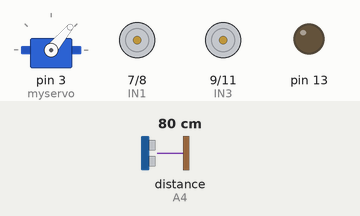
Bench run of a sketch on a simulated Arduino Uno, built with avr-gcc and run on an emulated ATmega328P. Shown: servo, motor-driver pin pairs drawn as motors (green arrow = first pin HIGH = forward, orange = second pin HIGH = backward, longer = more drive, scaled by the enable pin), output pins drawn as LEDs (lit = HIGH). Wiring (inferred from the names in the program): ultrasonic range finder: trigger A5; echo A4. The test bench sets the inputs (shaded band); at power-on: distance to the obstacle (sensor on A4) 80 cm. The echo pulse lasts 58.3 µs per cm; random numbers use the default seed unless the sketch sets one; pins used as bus, display or sensor lines are not drawn; what the sketch prints to the serial monitor is not drawn.

Above: at 0.1 s.
At 8.7 s:
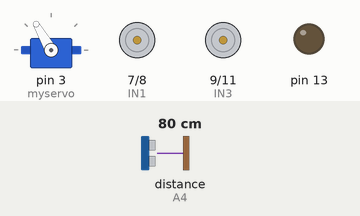
8.8 s: distance to the obstacle (sensor on A4) set to 120 cm
At 12.0 s:
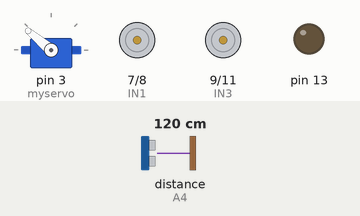
Timing chart, 0 to 51.0 s (numbered marks = the images above; inputs shaded):
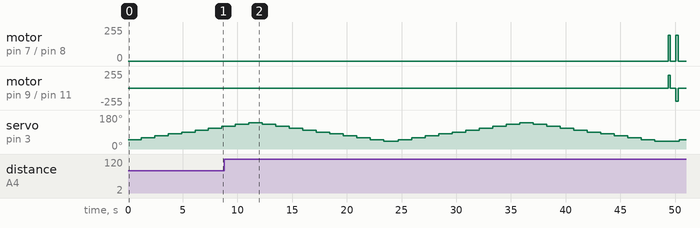

The sketch:

smartcar-RL02IR.ino
```cpp
//www.elegoo.com

//Verbesserungsvorschlag:
// nur leicht rechts und leicht links
// verhindert ausbrechen und lernt schneller

#include <Servo.h>  //servo library
Servo myservo;      // create servo object to control servo

#include <IRremote.h>

////////// IR REMOTE CODES //////////
#define F 16736925  // FORWARD
#define B 16754775  // BACK
#define L 16720605  // LEFT
#define R 16761405  // RIGHT
#define GOSLEEP 16712445  // GOSLEEP
#define UNKNOWN_F 5316027     // FORWARD
#define UNKNOWN_B 2747854299  // BACK
#define UNKNOWN_L 1386468383  // LEFT
#define UNKNOWN_R 553536955   // RIGHT
#define GOSLEEP1 3622325019  // GOSLEEP

#define RECV_PIN  12  //IR-PIN

IRrecv irrecv(RECV_PIN);
decode_results results;
unsigned long val;

int Echo = A4;
int Trig = A5;
double x1, x2, alpha, alpha_opt1, distance1 , alpha_opt2, distance2, alpha_opt, distance;
double pol_mat [5][6]; // 5 Zuataende, 6 Aktionen
double distance_t0;
int epsilon;
int go_sleep=0;

#define ENA 5
#define ENB 6
#define IN1 7
#define IN2 8
#define IN3 9
#define IN4 11
#define carSpeed 150
int rightDistance = 0, leftDistance = 0, middleDistance = 0;

void forward(){
  analogWrite(ENA, carSpeed);
  analogWrite(ENB, carSpeed);
  digitalWrite(IN1, HIGH);
  digitalWrite(IN2, LOW);
  digitalWrite(IN3, LOW);
  digitalWrite(IN4, HIGH);
//  Serial.println("Forward");
}

void back() {
  analogWrite(ENA, carSpeed);
  analogWrite(ENB, carSpeed);
  digitalWrite(IN1, LOW);
  digitalWrite(IN2, HIGH);
  digitalWrite(IN3, HIGH);
  digitalWrite(IN4, LOW);
//  Serial.println("Back");
}

void left() {
  analogWrite(ENA, 200);
  analogWrite(ENB, 200);
  digitalWrite(IN1, LOW);
  digitalWrite(IN2, HIGH);
  digitalWrite(IN3, LOW);
  digitalWrite(IN4, HIGH);
//  Serial.println("Left");
}

void right() {
  analogWrite(ENA, 195);  //Damit links und rechtsdrehung übereinstimmen
  analogWrite(ENB, 195);
  digitalWrite(IN1, HIGH);
  digitalWrite(IN2, LOW);
  digitalWrite(IN3, HIGH);
  digitalWrite(IN4, LOW);
//  Serial.println("Right");
}

void stop_Stop() {
  digitalWrite(ENA, LOW);
  digitalWrite(ENB, LOW);
//  Serial.println("Stop!");
}

//Ultrasonic distance measurement Sub function
int watch() {
  digitalWrite(Trig, LOW);
  delayMicroseconds(2);
  digitalWrite(Trig, HIGH);
  delayMicroseconds(20);
  digitalWrite(Trig, LOW);
  float Fdistance = pulseIn(Echo, HIGH);
  Fdistance= Fdistance / 58;
  return (int)Fdistance;
}


void watchsurrounding(){

  //Searches for shortest distance to wall and respective alpha_opt to wall
  //Two sweeps left-to-right and right-to-left, then average of both
  //Most stable result so far

  distance1=10000;
  for (int i1 = 1;i1<11; i1 ++) {
    alpha=40.0 + i1*10;
    myservo.write(alpha);

    check_IR();

    delay(1000);
    x1 = 0.0;
    for (int i2 = 1;i2<4; i2 ++) {
      x1 += watch();
      delay(70);
    }
    x1 /= 3.0;
    if (x1<distance1) {
      distance1 = x1;
      alpha_opt1=alpha;
     }
  }

  distance2=10000;
  for (int i1 = 1;i1<11; i1 ++) {
    alpha=140.0 - i1*10;
    myservo.write(alpha);

    check_IR();

    delay(1000);
    x1 = 0.0;
    for (int i2 = 1;i2<4; i2 ++) {
      x1 += watch();
      delay(70);
    }
    x1 /= 3.0;
    if (x1<distance2) {
      distance2 = x1;
      alpha_opt2=alpha;
     }
  }
  distance = (distance1 + distance2 )/2.0;
  alpha_opt = (alpha_opt1 + alpha_opt2 )/2.0;

  Serial.println(alpha_opt);
  Serial.println(distance);
}

void actionSpace(int as1) {

// Defines possibel actions of vehicle

    Serial.println(as1);

  switch (as1) {
  case 1:     // stark nach links
    left();
    delay(400);
    break;
  case 2:     // stark nach rechts
    right();
    delay(400);
    break;
  case 3:    // leicht nach links
    left();
    delay(200);
    break;
  case 4:     //leicht nach rechts
    right();
    delay(200);
    break;
  case 5:    // Geradeaus
    break;
  case 6:    // Rückwärts
    back();
    delay(400);
    break;
  }
  stop_Stop();
  delay(500);
  forward();
  delay(200);
  stop_Stop();
}

void policy() {

// Either random action or determistic best action for respecitve state
// State defined as alpha_opt to wall
  int s_t, a_t;
  int random_number = random(0,100);  // Random number between 0 and 100

    if(alpha_opt > 80 && alpha_opt < 100 ) {  // Zustand 1
      s_t = 0;
    }
    else if(alpha_opt >= 100 && alpha_opt <= 120) {  // Zustand 2
       s_t = 1;
    }
    else if(alpha_opt >= 60 && alpha_opt <= 80) {  // Zustand 3
       s_t = 2;
    }
    else if(alpha_opt > 120) {  // Zustand 4
       s_t = 3;
    }
    else if(alpha_opt < 60) {  // Zustand 5
       s_t = 4;
    }

    if (random_number < epsilon) {  // Zufaellige Aktion
      a_t = random(0,5);
    }
    else {  // do best known action
      a_t = search_max(s_t);
    }
     actionSpace(a_t);
     reward(a_t, s_t);
     epsilon--;
}

void dump_pol_mat() {
  for (int i = 0; i < 5; i++) {
    for (int j = 0; j < 6; j++) {
      Serial.print( pol_mat[i][j] );
      Serial.print( " ");
      }
      Serial.println();
    }
  }

void reward(int a_t, int s_t) {
  double delta = distance_t0 - distance;
  pol_mat[s_t][a_t] = delta;

  distance_t0 = distance;
}

int search_max(int s_t) {
  double max_wert = 0.0;
  int a_best = 0;
  for(int i = 0; i < 6; i++) {
    if(pol_mat[s_t][i] > max_wert) {
      max_wert = pol_mat[s_t][i];
      a_best = i;
    }
  }
  return a_best;
}

void setup() {
  myservo.attach(3);  // attach servo on pin 3 to servo object
  Serial.begin(9600);
  pinMode(Echo, INPUT);
  pinMode(Trig, OUTPUT);
  pinMode(IN1, OUTPUT);
  pinMode(IN2, OUTPUT);
  pinMode(IN3, OUTPUT);
  pinMode(IN4, OUTPUT);
  pinMode(ENA, OUTPUT);
  pinMode(ENB, OUTPUT);

  pinMode(13, OUTPUT);

  stop_Stop();

  irrecv.enableIRIn();

  epsilon = 100;
  watchsurrounding();
  distance_t0 = distance;
}

void check_IR() {
  if (irrecv.decode(&results)){
      val = results.value;
      irrecv.resume();
      if (val==GOSLEEP){
        go_sleep=1;
      }
  }
}

void loop() {

  dump_pol_mat();
  watchsurrounding();
  policy();

  if (go_sleep==1) {
    go_sleep=0;
//    delay(10000);
    for(int i = 0; i < 11; i++) {
       digitalWrite(13, HIGH);   // turn the LED on (HIGH is the voltage level)
       delay(500);                       // wait for a second
       digitalWrite(13, LOW);    // turn the LED off by making the voltage LOW
       delay(500);
    }
    watchsurrounding();
    distance_t0 = distance;
  }

}
```
